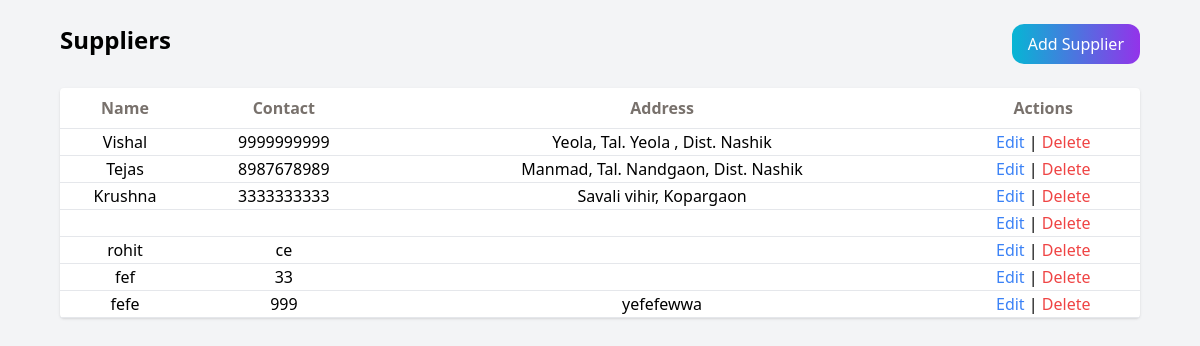
The page /suppliers/ (signed in) on the database as committed earlier.
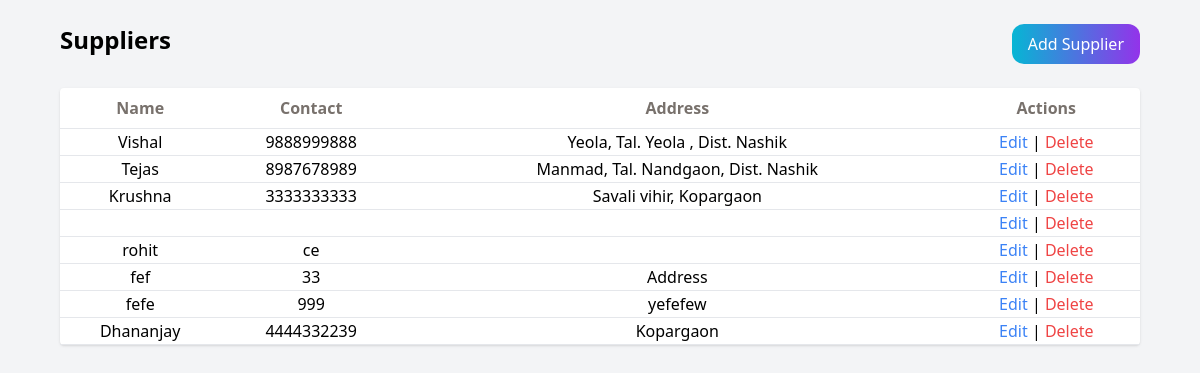
The same page on the database as committed later.
### accounts/models.py (models this page shows, shortened)
class Supplier(models.Model):
    name = models.CharField(max_length=100)
    contact = models.CharField(max_length=15)
    address = models.TextField()

### accounts/views.py (the view)
# urls.py: path('suppliers/', views.supplier_list, name='supplier_list'),
@login_required
def supplier_list(request):
    suppliers = Supplier.objects.all()
    return render(request, 'suppliers/list.html', {'suppliers': suppliers})

### templates/suppliers/list.html (shortened to what this page needs)
<!DOCTYPE html>
<html>
<head>
    <script src="https://cdn.tailwindcss.com"></script>
</head>
<body class="bg-gray-100 p-6">
<div class="mx-9">
    <div class="flex justify-between mb-6">
        <h1 class="text-2xl font-bold">Suppliers</h1>
        <button onclick="openAddModal()"
            class="bg-gradient-to-r from-cyan-500 to-purple-600 text-white px-4 py-2 rounded-xl">
            Add Supplier
        </button>
    </div>
    <table class="w-full bg-white rounded shadow">
        <thead>
            <tr class="border-b text-stone-500">
                <th class="p-2">Name</th>
                <th class="p-2">Contact</th>
                <th class="p-2">Address</th>
                <th class="p-2">Actions</th>
            </tr>
        </thead>
        <tbody>
            {% for s in suppliers %}
            <tr class="border-b text-center">
                <td>{{ s.name }}</td>
                <td>{{ s.contact }}</td>
                <td>{{ s.address }}</td>
                <td>
                    <a onclick="openEditModal({{ s.id }}, '{{ s.name }}', '{{ s.contact }}', '{{ s.address }}')" class="text-blue-500 cursor-pointer">Edit</a> |
                    <a onclick="openDeleteModal({{ s.id }}, '{{ s.name }}')" class="text-red-500 cursor-pointer">Delete</a>
                </td>
            </tr>
            {% endfor %}
        </tbody>
    </table>
</div>
</body>
</html>

Rows that differ between the two databases and show on the page:
changed Supplier "Vishal": contact "9999999999" → "9888999888"
changed Supplier "fef": address (not shown) → "Address"
changed Supplier "fefe": address "yefefewwa" → "yefefew"
added Supplier: name "Dhananjay", contact "4444332239", address "Kopargaon"
